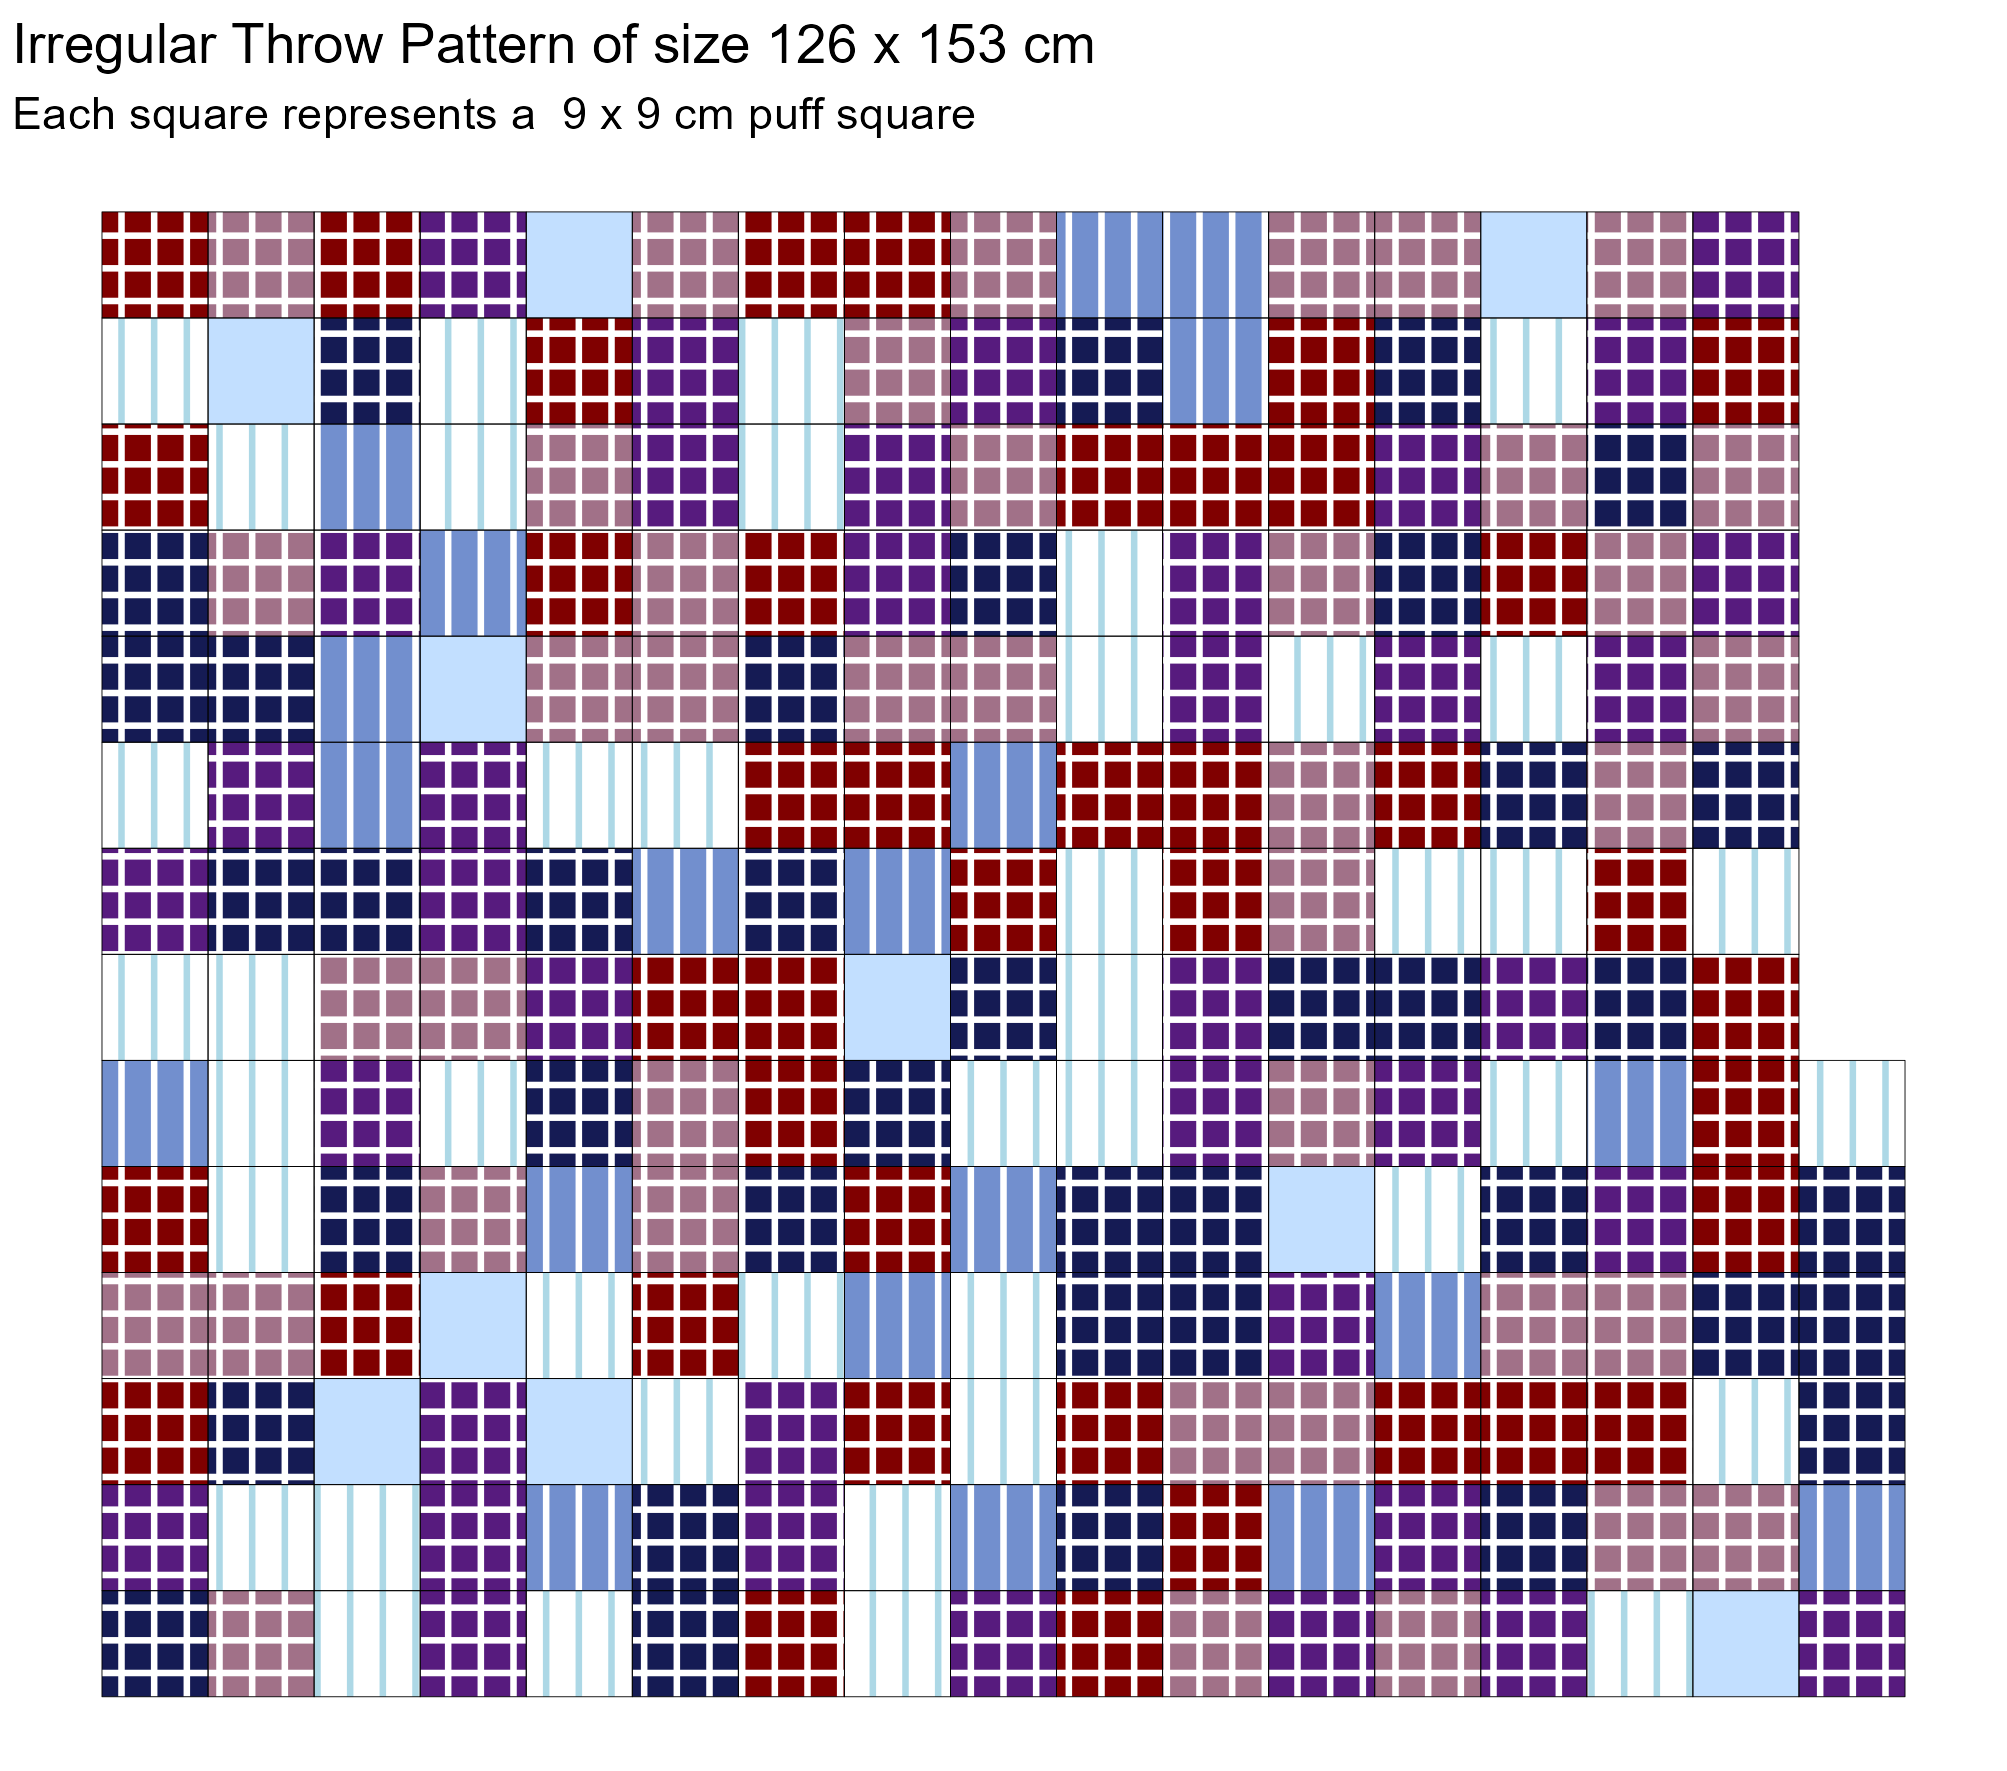

The script that saved this image:
# Load necessary libraries, install them if they are not installed
# install.packages("tidyverse", "ggpattern", dependencies = TRUE)
library(tidyverse)
library(ggpattern)

squares <- read_csv("squares.csv")

# Randomize squares and repeat based on quantity
set.seed(42) # For reproducibility
squares <- squares[rep(row.names(squares), squares$quantity),]

# Shuffle the expanded dataset
squares <- squares[sample(nrow(squares)),]

# Let's first find out a suitable grid size
total_squares <- nrow(squares)
grid_height <- round(sqrt(total_squares / (60 / 50)))
grid_width <- ceiling(total_squares / grid_height)
square_size <- 9 # cm

# Create a dataframe for plotting
plot_data <- data.frame(
  x = rep(1:grid_width, each = grid_height)[1:total_squares],
  y = rep(1:grid_height, times = grid_width)[1:total_squares],
  color = squares$forecolor,
  pattern_color = squares$backcolor,
  pattern = squares$pattern
)

plot_colors <- unique(c(squares$forecolor, squares$backcolor)) %>%
  discard(is.na) %>%
  set_names() %>%
  map(~as.character(.x))

# Adjusting the ggplot code for specific pattern directions and appearances
ggplot(plot_data, aes(x = x, y = y)) +
  # Add helper lines every 5 squares rowwise and columnwise
  geom_tile_pattern(
    aes(fill = color, pattern = pattern, pattern_fill = pattern_color),
    pattern_spacing = 0.02, pattern_size = 0,
    color = 'black', linewidth = 0.1,
    pattern_angle = 90, # Adjust angle for 'crosshatch' pattern
  ) +
  # Use unique HEX colors from your data
  scale_fill_manual(values = plot_colors, guide = NULL) +
  scale_pattern_fill_manual(values = plot_colors, guide = FALSE) +
  scale_pattern_manual(values = c("none" = "none", "checkered" = "crosshatch", "lines" = "stripe"), guide = NULL) +
  theme_void() +
  labs(title = paste("Irregular Throw Pattern of size", grid_height * square_size, 'x', grid_width * square_size, "cm"),
       subtitle = paste("Each square represents a ", square_size, "x", square_size, "cm puff square")) +
  coord_fixed() # Equal aspect ratio

ggsave("arrangement.png", width = grid_width, height = grid_height + 1, units = "cm")